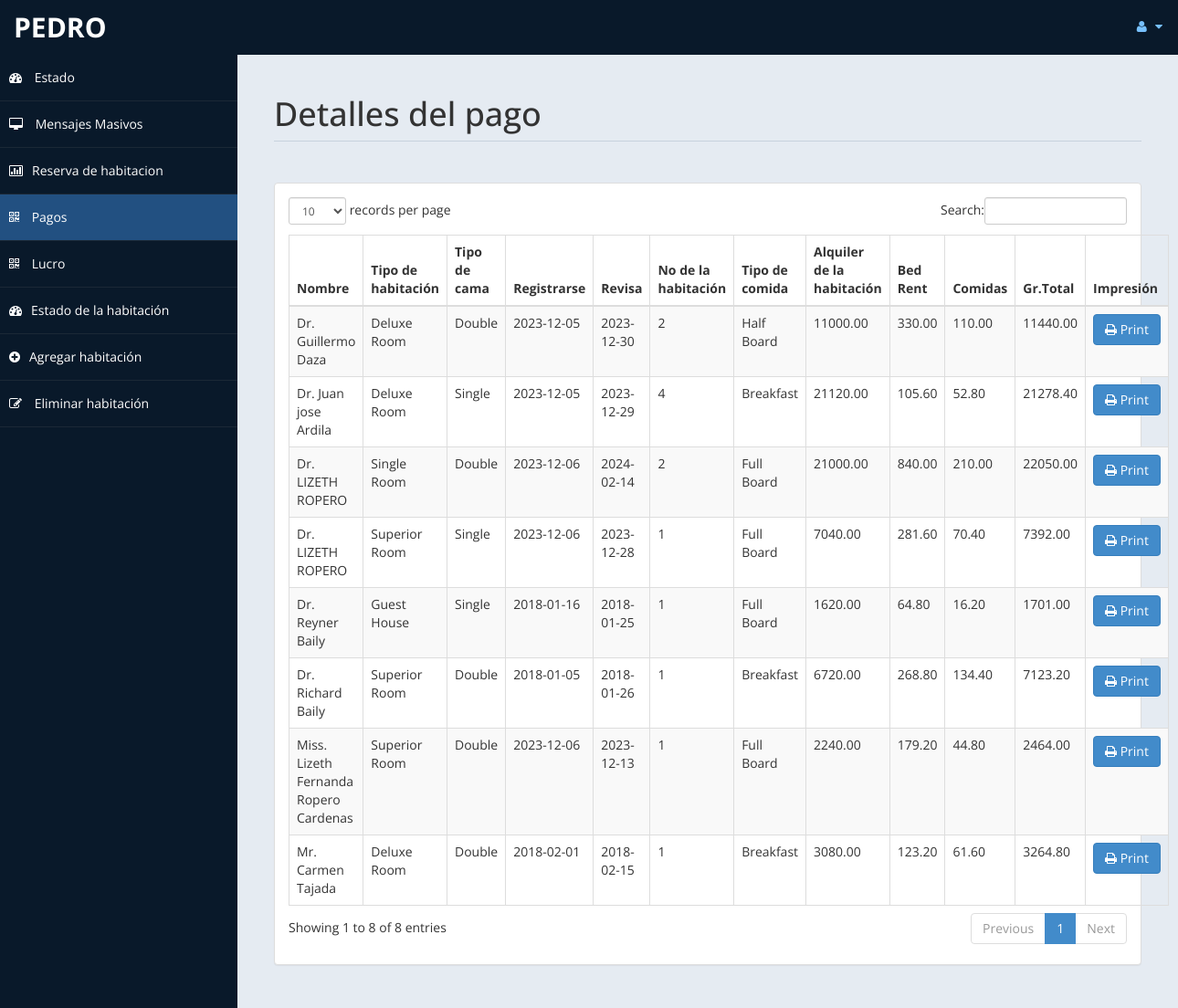
The page /admin/payment.php (signed in) on the database as committed earlier.
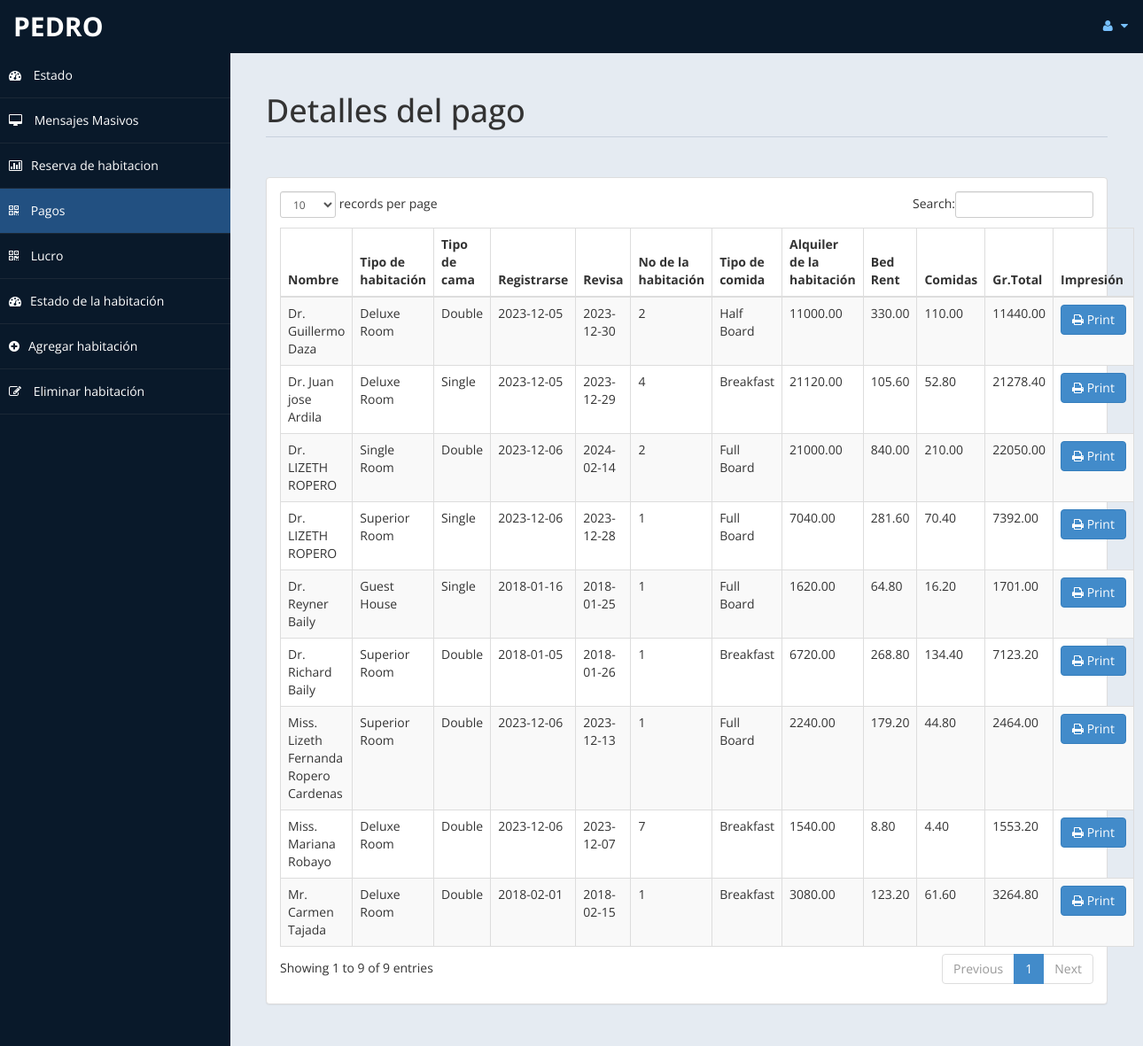
The same page on the database as committed later.
### tables this page shows
CREATE TABLE `payment` (
  `id` int(11) DEFAULT NULL,
  `title` varchar(5) DEFAULT NULL,
  `fname` varchar(30) DEFAULT NULL,
  `lname` varchar(30) DEFAULT NULL,
  `troom` varchar(30) DEFAULT NULL,
  `tbed` varchar(30) DEFAULT NULL,
  `nroom` int(11) DEFAULT NULL,
  `cin` date DEFAULT NULL,
  `cout` date DEFAULT NULL,
  `ttot` double(8,2) DEFAULT NULL,
  `fintot` double(8,2) DEFAULT NULL,
  `mepr` double(8,2) DEFAULT NULL,
  `meal` varchar(30) DEFAULT NULL,
  `btot` double(8,2) DEFAULT NULL,
  `noofdays` int(11) DEFAULT NULL
);

### admin/payment.php (the view, shortened to what this page needs)
<!DOCTYPE html>
<html xmlns="http://www.w3.org/1999/xhtml">
<head>
    <link href="assets/css/bootstrap.css" rel="stylesheet" />
    <link href="assets/css/font-awesome.css" rel="stylesheet" />
    <link href="assets/css/custom-styles.css" rel="stylesheet" />
    <link href="assets/js/dataTables/dataTables.bootstrap.css" rel="stylesheet" />
</head>
<body>
    <div id="wrapper">
        <nav class="navbar navbar-default top-navbar" role="navigation">
            <div class="navbar-header">
                <a class="navbar-brand" href="home.php"><?php echo $_SESSION["user"]; ?> </a>
            </div>
            <ul class="nav navbar-top-links navbar-right">
                <li class="dropdown">
                    <a class="dropdown-toggle" data-toggle="dropdown" href="#" aria-expanded="false">
                        <i class="fa fa-user fa-fw"></i> <i class="fa fa-caret-down"></i>
                    </a>
                </li>
            </ul>
        </nav>
        <nav class="navbar-default navbar-side" role="navigation">
            <div class="sidebar-collapse">
                <ul class="nav" id="main-menu">
                    <li>
                        <a href="home.php"><i class="fa fa-dashboard"></i> Estado</a>
                    </li>
                    <li>
                        <a  href="messages.php"><i class="fa fa-desktop"></i> Mensajes Masivos</a>
                    </li>
					<li>
                        <a href="roombook.php"><i class="fa fa-bar-chart-o"></i>Reserva de habitacion</a>
                    </li>
                    <li>
                        <a class="active-menu" href="payment.php"><i class="fa fa-qrcode"></i> Pagos</a>
                    </li>
                    <li>
                        <a  href="profit.php"><i class="fa fa-qrcode"></i> Lucro</a>
                    </li>
                    <li>
                        <a class="home-menu" href="settings.php"><i class="fa fa-dashboard"></i>Estado de la habitación</a>
                    </li>
					<li>
                        <a  href="room.php"><i class="fa fa-plus-circle"></i>Agregar habitación</a>
                    </li>
                    <li>
                        <a   href="roomdel.php"><i class="fa fa-pencil-square-o"></i> Eliminar habitación</a>
                    </li>
            </div>
        </nav>
        <div id="page-wrapper" >
            <div id="page-inner">
			 <div class="row">
                    <div class="col-md-12">
                        <h1 class="page-header">
                          Detalles del pago<small> </small>
                        </h1>
                    </div>
                </div>
            <div class="row">
                <div class="col-md-12">
                    <div class="panel panel-default">
                        <div class="panel-body">
                            <div class="table-responsive">
                                <table class="table table-striped table-bordered table-hover" id="dataTables-example">
                                    <thead>
                                        <tr>
                                            <th>Nombre</th>
											<th> Tipo de habitación</th>
                                            <th>Tipo de cama</th>
                                            <th>Registrarse</th>
											<th>Revisa</th>
											<th>No de la habitación</th>
											<th>Tipo de comida</th>
                                            <th>Alquiler de la habitación</th>
											<th>Bed Rent</th>
											<th>Comidas </th>
											<th>Gr.Total</th>
											<th>Impresión</th>
                                        </tr>
                                    </thead>
                                    <tbody>
									<?php
										include ('db.php');
										$sql="select * from payment";
										$re = mysqli_query($con,$sql);
										while($row = mysqli_fetch_array($re))
										{
											$id = $row['id'];
											if($id % 2 ==1 )
											{
												echo"<tr class='gradeC'>
													<td>".$row['title']." ".$row['fname']." ".$row['lname']."</td>
													<td>".$row['troom']."</td>
													<td>".$row['tbed']."</td>
													<td>".$row['cin']."</td>
													<td>".$row['cout']."</td>
													<td>".$row['nroom']."</td>
													<td>".$row['meal']."</td>
													<td>".$row['ttot']."</td>
													<td>".$row['mepr']."</td>
													<td>".$row['btot']."</td>
													<td>".$row['fintot']."</td>
													<td><a href=print.php?pid=".$id ." <button class='btn btn-primary'> <i class='fa fa-print' ></i> Print</button></td>
													</tr>";
											}
											else
											{
												echo"<tr class='gradeU'>
													<td>".$row['title']." ".$row['fname']." ".$row['lname']."</td>
													<td>".$row['troom']."</td>
													<td>".$row['tbed']."</td>
													<td>".$row['cin']."</td>
													<td>".$row['cout']."</td>
													<td>".$row['nroom']."</td>
													<td>".$row['meal']."</td>
													<td>".$row['ttot']."</td>
													<td>".$row['mepr']."</td>
													<td>".$row['btot']."</td>
													<td>".$row['fintot']."</td>
													<td><a href=print.php?pid=".$id ." <button class='btn btn-primary'> <i class='fa fa-print' ></i> Print</button></td>
													</tr>";
											}
										}
									?>
                                    </tbody>
                                </table>
                            </div>
                        </div>
                    </div>
                </div>
            </div>
                </div>
            </div>
    </div>
</body>
</html>

### admin/assets/css/custom-styles.css (style rules this page uses)
body { font-family: 'Open Sans', sans-serif; }
#wrapper { width: 100%; background:#09192A; }
#page-wrapper { padding: 15px 15px; min-height: 600px; background:#E5EBF2; }
#page-inner { width:100%; margin:10px 20px 10px 0px; background-color:transparent; padding:10px; min-height:1200px; }
h1, .h1, h2, .h2, h3, .h3 { margin-top: 7px; margin-bottom: -5px; }
.page-header { padding-bottom: 9px; margin: 10px 0 45px; border-bottom: 1px solid #C7D1DD; }
.top-navbar { margin:0px; }
.top-navbar .navbar-brand { color: #fff; width: 260px; text-align: left; height: 60px; font-size: 30px; font-weight: 700; text-transform: uppercase; line-height: 30px; }
.top-navbar .nav > li { position: relative; display: inline-block; }
.top-navbar .nav > li > a { position: relative; display: block; padding: 19px 15px; color: #77C0FD; }
.active-menu { background-color:#225081!important; }
.sidebar-collapse , .sidebar-collapse .nav { background:none; }
.sidebar-collapse .nav { padding:0; }
.sidebar-collapse .nav > li > a { color:#fff; background:transparent; text-shadow:none; }
.sidebar-collapse > .nav > li > a { padding:15px 10px; }
.sidebar-collapse > .nav > li { border-bottom: 1px solid rgba(107, 108, 109, 0.19); }
.navbar-side { border:none; background-color: transparent; }
.top-navbar { background:#09192A; border-bottom:none; }
.top-navbar .nav > li > a > i { margin-right: 2px; }
.navbar-default { border:0px solid black; }
.navbar-header { background: #09192A; }
.nav > li > a > i { margin-right:10px; }
@media (min-width:768px) { #page-wrapper { margin: 0 0 0 260px; padding: 15px 30px; min-height: 1200px; } }
@media (min-width:768px) { .navbar-side { z-index: 1; position: absolute; width: 260px; } }
@media (min-width:768px) { .navbar { border-radius: 0px; } }

Rows that differ between the two databases and show on the page:
added payment: title "Miss.", fname "Mariana", lname "Robayo", troom "Deluxe Room", tbed "Double", cin "2023-12-06", cout "2023-12-07", nroom "7", meal "Breakfast", ttot "1540.00", mepr "8.80", btot "4.40", fintot "1553.20"
Other text that changed with them:
text written by a page script: "records per page Search: Showing 1 to 8 of 8 entries Previous 1 Next" → "records per page Search: Showing 1 to 9 of 9 entries Previous 1 Next"
